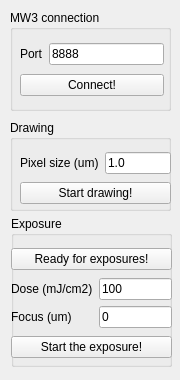
<?xml version="1.0" encoding="UTF-8"?>
<ui version="4.0">
 <class>Widget</class>
 <widget class="QWidget" name="Widget">
  <property name="geometry">
   <rect>
    <x>0</x>
    <y>0</y>
    <width>180</width>
    <height>380</height>
   </rect>
  </property>
  <property name="sizePolicy">
   <sizepolicy hsizetype="Fixed" vsizetype="Fixed">
    <horstretch>0</horstretch>
    <verstretch>0</verstretch>
   </sizepolicy>
  </property>
  <property name="minimumSize">
   <size>
    <width>180</width>
    <height>380</height>
   </size>
  </property>
  <property name="maximumSize">
   <size>
    <width>180</width>
    <height>380</height>
   </size>
  </property>
  <property name="windowTitle">
   <string>Drawing</string>
  </property>
  <widget class="QGroupBox" name="groupBox">
   <property name="geometry">
    <rect>
     <x>10</x>
     <y>10</y>
     <width>161</width>
     <height>101</height>
    </rect>
   </property>
   <property name="title">
    <string>MW3 connection</string>
   </property>
   <widget class="QWidget" name="layoutWidget">
    <property name="geometry">
     <rect>
      <x>10</x>
      <y>30</y>
      <width>144</width>
      <height>61</height>
     </rect>
    </property>
    <layout class="QVBoxLayout" name="verticalLayout">
     <item>
      <layout class="QHBoxLayout" name="horizontalLayout">
       <item>
        <widget class="QLabel" name="label">
         <property name="text">
          <string>Port</string>
         </property>
        </widget>
       </item>
       <item>
        <widget class="QLineEdit" name="lineEdit_MW3PortNumber">
         <property name="text">
          <string>8888</string>
         </property>
        </widget>
       </item>
      </layout>
     </item>
     <item>
      <widget class="QPushButton" name="pushButtonMW3Connect">
       <property name="text">
        <string>Connect!</string>
       </property>
      </widget>
     </item>
    </layout>
   </widget>
  </widget>
  <widget class="QGroupBox" name="groupBox_2">
   <property name="geometry">
    <rect>
     <x>10</x>
     <y>120</y>
     <width>161</width>
     <height>91</height>
    </rect>
   </property>
   <property name="title">
    <string>Drawing</string>
   </property>
   <widget class="QWidget" name="">
    <property name="geometry">
     <rect>
      <x>10</x>
      <y>30</y>
      <width>151</width>
      <height>56</height>
     </rect>
    </property>
    <layout class="QVBoxLayout" name="verticalLayout_5">
     <item>
      <layout class="QHBoxLayout" name="horizontalLayout_2">
       <item>
        <widget class="QLabel" name="label_2">
         <property name="text">
          <string>Pixel size (um)</string>
         </property>
        </widget>
       </item>
       <item>
        <widget class="QLineEdit" name="lineEdit_PixelSizeUM">
         <property name="text">
          <string>1.0</string>
         </property>
        </widget>
       </item>
      </layout>
     </item>
     <item>
      <widget class="QPushButton" name="pushButton_StartDrawing">
       <property name="text">
        <string>Start drawing!</string>
       </property>
      </widget>
     </item>
    </layout>
   </widget>
  </widget>
  <widget class="QGroupBox" name="groupBox_3">
   <property name="geometry">
    <rect>
     <x>11</x>
     <y>216</y>
     <width>161</width>
     <height>151</height>
    </rect>
   </property>
   <property name="title">
    <string>Exposure</string>
   </property>
   <widget class="QWidget" name="">
    <property name="geometry">
     <rect>
      <x>0</x>
      <y>30</y>
      <width>161</width>
      <height>114</height>
     </rect>
    </property>
    <layout class="QVBoxLayout" name="verticalLayout_4">
     <item>
      <widget class="QPushButton" name="pushButton_ReadyForExposures">
       <property name="sizePolicy">
        <sizepolicy hsizetype="Minimum" vsizetype="Maximum">
         <horstretch>0</horstretch>
         <verstretch>0</verstretch>
        </sizepolicy>
       </property>
       <property name="text">
        <string>Ready for exposures!</string>
       </property>
      </widget>
     </item>
     <item>
      <layout class="QHBoxLayout" name="horizontalLayout_3">
       <item>
        <layout class="QVBoxLayout" name="verticalLayout_3">
         <item>
          <widget class="QLabel" name="label_3">
           <property name="text">
            <string>Dose (mJ/cm2)</string>
           </property>
          </widget>
         </item>
         <item>
          <widget class="QLabel" name="label_4">
           <property name="text">
            <string>Focus (um)</string>
           </property>
          </widget>
         </item>
        </layout>
       </item>
       <item>
        <layout class="QVBoxLayout" name="verticalLayout_2">
         <item>
          <widget class="QLineEdit" name="lineEdit_Dose">
           <property name="text">
            <string>100</string>
           </property>
          </widget>
         </item>
         <item>
          <widget class="QLineEdit" name="lineEdit_Focus">
           <property name="text">
            <string>0</string>
           </property>
          </widget>
         </item>
        </layout>
       </item>
      </layout>
     </item>
     <item>
      <widget class="QPushButton" name="pushButton_StartTheExposure">
       <property name="sizePolicy">
        <sizepolicy hsizetype="Minimum" vsizetype="Maximum">
         <horstretch>0</horstretch>
         <verstretch>0</verstretch>
        </sizepolicy>
       </property>
       <property name="text">
        <string>Start the exposure!</string>
       </property>
      </widget>
     </item>
    </layout>
   </widget>
  </widget>
 </widget>
 <resources/>
 <connections/>
</ui>
